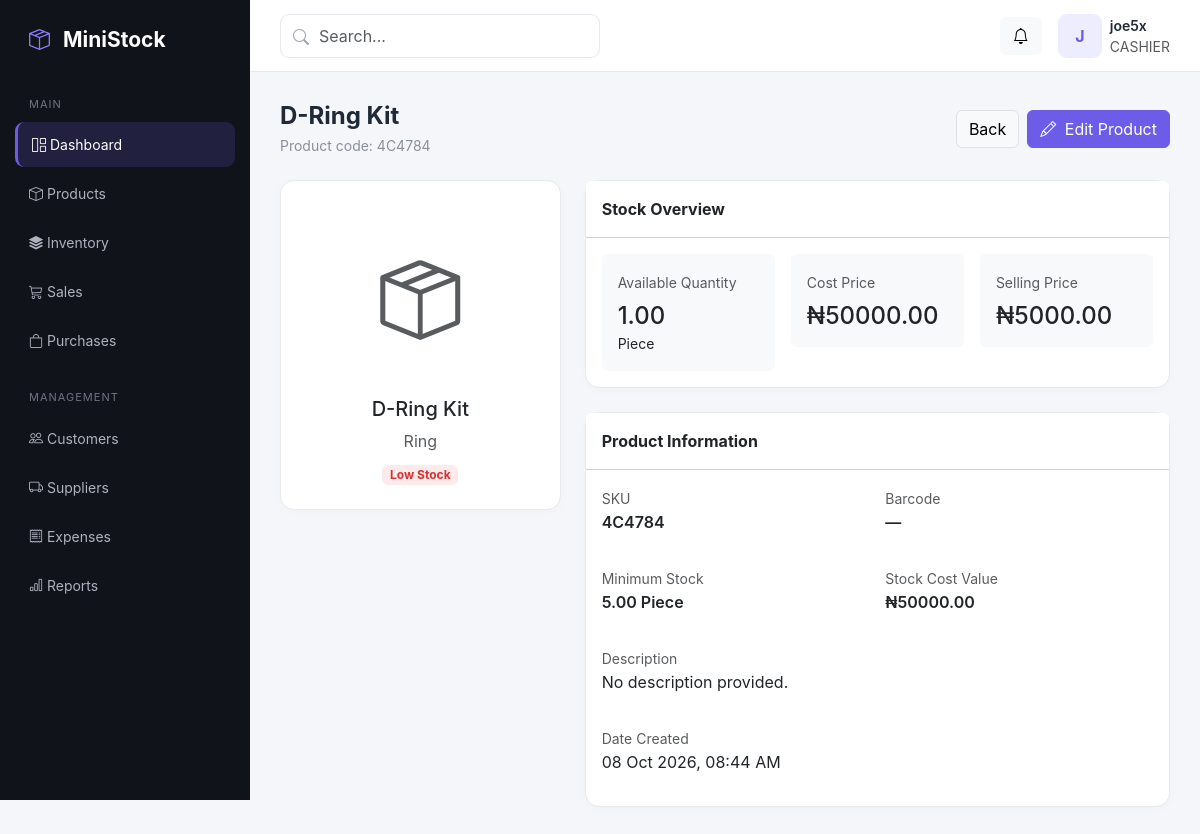
Screenshot of /products/1/ (signed in) with the database file from the repository.
### accounts/models.py (models this page shows, shortened)
class User(AbstractUser):
    class Role(models.TextChoices):
        ADMIN = "ADMIN", "Administrator"
        MANAGER = "MANAGER", "Manager"
        CASHIER = "CASHIER", "Cashier"
        STOREKEEPER = "STOREKEEPER", "Storekeeper"
    role = models.CharField(
        max_length=20,
        choices=Role.choices,
        default=Role.CASHIER,
    )
    phone = models.CharField(
        max_length=30,
        blank=True,
    )

### products/models.py (models this page shows, shortened)
class Product(models.Model):
    class Unit(models.TextChoices):
        PIECE = "piece", "Piece"
        PACK = "pack", "Pack"
        BOX = "box", "Box"
        CARTON = "carton", "Carton"
        KG = "kg", "Kilogram"
        GRAM = "gram", "Gram"
        LITRE = "litre", "Litre"
        METRE = "metre", "Metre"
    category = models.ForeignKey(
        Category,
        on_delete=models.PROTECT,
        related_name="products",
    )
    name = models.CharField(max_length=200)
    sku = models.CharField(
        max_length=50,
        unique=True,
    )
    barcode = models.CharField(
        max_length=100,
        blank=True,
        unique=True,
        null=True,
    )
    description = models.TextField(blank=True)
    unit = models.CharField(
        max_length=20,
        choices=Unit.choices,
        default=Unit.PIECE,
    )
    cost_price = models.DecimalField(
        max_digits=12,
        decimal_places=2,
        default=0,
    )
    selling_price = models.DecimalField(
        max_digits=12,
        decimal_places=2,
        default=0,
    )
    stock_quantity = models.DecimalField(
        max_digits=12,
        decimal_places=2,
        default=0,
    )
    minimum_stock = models.DecimalField(
        max_digits=12,
        decimal_places=2,
        default=5,
    )
    image = models.ImageField(
        upload_to="products/",
        blank=True,
        null=True,
    )
    is_active = models.BooleanField(default=True)
    created_at = models.DateTimeField(auto_now_add=True)
    updated_at = models.DateTimeField(auto_now=True)
    class Meta:
        ordering = ["name"]
    @property
    def is_low_stock(self):
        return self.stock_quantity <= self.minimum_stock
    @property
    def stock_value(self):
        return self.stock_quantity * self.cost_price

class Category(models.Model):
    name = models.CharField(max_length=100, unique=True)
    description = models.TextField(blank=True)
    is_active = models.BooleanField(default=True)
    created_at = models.DateTimeField(auto_now_add=True)
    updated_at = models.DateTimeField(auto_now=True)
    class Meta:
        ordering = ["name"]
        verbose_name_plural = "Categories"

### products/views.py (the view)
@login_required
def product_detail(request, pk):
    product = get_object_or_404(
        Product.objects.select_related("category"),
        pk=pk,
    )
    return render(
        request,
        "products/product_detail.html",
        {
            "product": product,
        },
    )

### templates/products/product_detail.html (shortened to what this page needs)
{% extends "base.html" %}
{% block content %}
<div class="d-flex justify-content-between align-items-center mb-4">
    <div>
        <h4 class="page-title mb-1">{{ product.name }}</h4>
        <p class="page-subtitle mb-0">
            Product code: {{ product.sku }}
        </p>
    </div>
    <div class="d-flex gap-2">
        <a href="{% url 'products:product_list' %}"
           class="btn btn-light border">Back</a>
        <a href="{% url 'products:product_update' product.pk %}"
           class="btn btn-primary">
            <i class="bi bi-pencil me-1"></i> Edit Product
        </a>
    </div>
</div>
<div class="row g-4">
    <div class="col-lg-4">
        <div class="card">
            <div class="card-body p-4 text-center">
                {% if product.image %}
                    <img src="{{ product.image.url }}"
                         alt="{{ product.name }}"
                         class="img-fluid rounded mb-3"
                         style="max-height:260px;object-fit:contain;">
                {% else %}
                    <div class="py-5">
                        <i class="bi bi-box-seam display-1 text-muted"></i>
                    </div>
                {% endif %}
                <h5>{{ product.name }}</h5>
                <p class="text-muted mb-2">{{ product.category.name }}</p>
                {% if not product.is_active %}
                    <span class="badge badge-soft-warning">Inactive</span>
                {% elif product.is_low_stock %}
                    <span class="badge badge-soft-danger">Low Stock</span>
                {% else %}
                    <span class="badge badge-soft-success">In Stock</span>
                {% endif %}
            </div>
        </div>
    </div>
    <div class="col-lg-8">
        <div class="card mb-4">
            <div class="card-header bg-white py-3">
                <strong>Stock Overview</strong>
            </div>
            <div class="card-body">
                <div class="row g-3">
                    <div class="col-md-4">
                        <div class="p-3 rounded bg-light">
                            <small class="text-muted">Available Quantity</small>
                            <h4 class="mt-2 mb-0">
                                {{ product.stock_quantity|floatformat:2 }}
                            </h4>
                            <small>{{ product.get_unit_display }}</small>
                        </div>
                    </div>
                    <div class="col-md-4">
                        <div class="p-3 rounded bg-light">
                            <small class="text-muted">Cost Price</small>
                            <h4 class="mt-2 mb-0">
                                ₦{{ product.cost_price|floatformat:2 }}
                            </h4>
                        </div>
                    </div>
                    <div class="col-md-4">
                        <div class="p-3 rounded bg-light">
                            <small class="text-muted">Selling Price</small>
                            <h4 class="mt-2 mb-0">
                                ₦{{ product.selling_price|floatformat:2 }}
                            </h4>
                        </div>
                    </div>
                </div>
            </div>
        </div>
        <div class="card">
            <div class="card-header bg-white py-3">
                <strong>Product Information</strong>
            </div>
            <div class="card-body">
                <div class="row g-3">
                    <div class="col-md-6">
                        <small class="text-muted">SKU</small>
                        <p class="fw-semibold">{{ product.sku }}</p>
                    </div>
                    <div class="col-md-6">
                        <small class="text-muted">Barcode</small>
                        <p class="fw-semibold">{{ product.barcode|default:"—" }}</p>
                    </div>
                    <div class="col-md-6">
                        <small class="text-muted">Minimum Stock</small>
                        <p class="fw-semibold">
                            {{ product.minimum_stock|floatformat:2 }}
                            {{ product.get_unit_display }}
                        </p>
                    </div>
                    <div class="col-md-6">
                        <small class="text-muted">Stock Cost Value</small>
                        <p class="fw-semibold">
                            ₦{{ product.stock_value|floatformat:2 }}
                        </p>
                    </div>
                    <div class="col-12">
                        <small class="text-muted">Description</small>
                        <p>{{ product.description|default:"No description provided." }}</p>
                    </div>
                    <div class="col-12">
                        <small class="text-muted">Date Created</small>
                        <p>{{ product.created_at|date:"d M Y, h:i A" }}</p>
                    </div>
                </div>
            </div>
        </div>
    </div>
</div>
{% endblock %}

### templates/base.html (shortened to what this page needs)
{% load static %}
<!DOCTYPE html>
<html lang="en">
<head>
    <link
        href="https://cdn.jsdelivr.net/npm/bootstrap@5.3.3/dist/css/bootstrap.min.css"
        rel="stylesheet"
    >
    <link
        href="https://cdn.jsdelivr.net/npm/bootstrap-icons@1.11.3/font/bootstrap-icons.css"
        rel="stylesheet"
    >
</head>
<body>
<aside class="sidebar">
    <div class="brand">
        <i class="bi bi-box-seam"></i>
        <span>MiniStock</span>
    </div>
    <div class="nav-title">Main</div>
    <a href="#" class="nav-link active">
        <i class="bi bi-grid-1x2"></i>
        <span>Dashboard</span>
    </a>
    <a href="{% url 'products:product_list' %}" class="nav-link">
        <i class="bi bi-box"></i>
        <span>Products</span>
    </a>
    <a href="{% url 'inventory:movement_list' %}" class="nav-link">
        <i class="bi bi-stack"></i>
        <span>Inventory</span>
    </a>
    <a href="#" class="nav-link">
        <i class="bi bi-cart3"></i>
        <span>Sales</span>
    </a>
    <a href="{% url 'purchases:purchase_list' %}" class="nav-link">
        <i class="bi bi-bag"></i>
        <span>Purchases</span>
    </a>
    <div class="nav-title mt-3">Management</div>
    <a href="#" class="nav-link">
        <i class="bi bi-people"></i>
        <span>Customers</span>
    </a>
    <a href="{% url 'suppliers:supplier_list' %}" class="nav-link">
        <i class="bi bi-truck"></i>
        <span>Suppliers</span>
    </a>
    <a href="#" class="nav-link">
        <i class="bi bi-receipt"></i>
        <span>Expenses</span>
    </a>
    <a href="#" class="nav-link">
        <i class="bi bi-bar-chart"></i>
        <span>Reports</span>
    </a>
</aside>
<div class="main">
    <header class="topbar">
        <div class="search-box">
            <i class="bi bi-search"></i>
            <input
                type="text"
                class="form-control"
                placeholder="Search..."
            >
        </div>
        <div class="d-flex align-items-center gap-3">
            <button class="btn btn-light">
                <i class="bi bi-bell"></i>
            </button>
            <div class="d-flex align-items-center gap-2">
                <div class="avatar-placeholder">
                    {{ request.user.username|first|upper }}
                </div>
                <div class="d-none d-md-block">
                    <div class="fw-semibold small">
                        {{ request.user.get_full_name|default:request.user.username }}
                    </div>
                    <div class="text-muted small">
                        {{ request.user.role|default:"User" }}
                    </div>
                </div>
            </div>
        </div>
    </header>
    <main class="content">
        {% block content %}
        {% endblock %}
    </main>
</div>
</body>
</html>

### templates/base.html (style rules this page uses)
:root { --primary: #6c5ce7; --primary-dark: #5849c5; --sidebar: #11131a; --background: #f5f6fa; --card: #ffffff; --text: #1f2937; --muted: #8a8f9c; --border: #e7e9ef; }
* { box-sizing: border-box; }
body { margin: 0; background: var(--background); color: var(--text); font-family: Inter, -apple-system, BlinkMacSystemFont, "Segoe UI", sans-serif; }
.sidebar { width: 250px; height: 100vh; position: fixed; left: 0; top: 0; background: var(--sidebar); color: white; padding: 24px 15px; z-index: 1000; }
.brand { font-size: 21px; font-weight: 700; padding: 0 14px 30px; }
.brand i { color: #8b7cf8; margin-right: 8px; }
.nav-title { color: #6f7480; font-size: 11px; text-transform: uppercase; letter-spacing: 1px; padding: 10px 14px; }
.sidebar .nav-link { color: #aeb2bd; padding: 12px 14px; border-radius: 9px; margin-bottom: 4px; font-size: 14px; }
.sidebar .nav-link i { width: 25px; }
.sidebar .nav-link:hover, .sidebar .nav-link.active { color: white; background: rgba(108, 92, 231, .18); }
.sidebar .nav-link.active { border-left: 3px solid var(--primary); }
.main { margin-left: 250px; min-height: 100vh; }
.topbar { height: 72px; background: white; border-bottom: 1px solid var(--border); display: flex; align-items: center; justify-content: space-between; padding: 0 30px; }
.search-box { width: 320px; position: relative; }
.search-box i { position: absolute; left: 13px; top: 11px; color: #9ca3af; }
.search-box input { padding-left: 38px; border: 1px solid var(--border); border-radius: 9px; height: 40px; }
.content { padding: 30px; }
.page-title { font-size: 24px; font-weight: 700; }
.page-subtitle { color: var(--muted); font-size: 14px; }
.card { border: 1px solid var(--border); border-radius: 14px; box-shadow: 0 2px 10px rgba(0, 0, 0, .025); }
.btn-primary { background: var(--primary); border-color: var(--primary); }
.avatar-placeholder { width: 44px; height: 44px; border-radius: 9px; background: #eeecff; color: var(--primary); display: flex; align-items: center; justify-content: center; font-weight: 700; }
.badge-soft-danger { background: #fdeaea; color: #d93030; }
.form-control, .form-select { min-height: 44px; border-color: #dfe2e8; border-radius: 8px; }

### rows the page displays
User: user.username|first "J", user.get_full_name "joe5x", user.role "CASHIER"
Product: name "D-Ring Kit", sku "4C4784", category.name "Ring", stock_quantity "1.00", unit "Piece", cost_price "50000.00", selling_price "5000.00", barcode "—", minimum_stock "5.00", stock_value "50000.00", description "No description provided.", created_at "08 Oct 2026, 08:44 AM"
